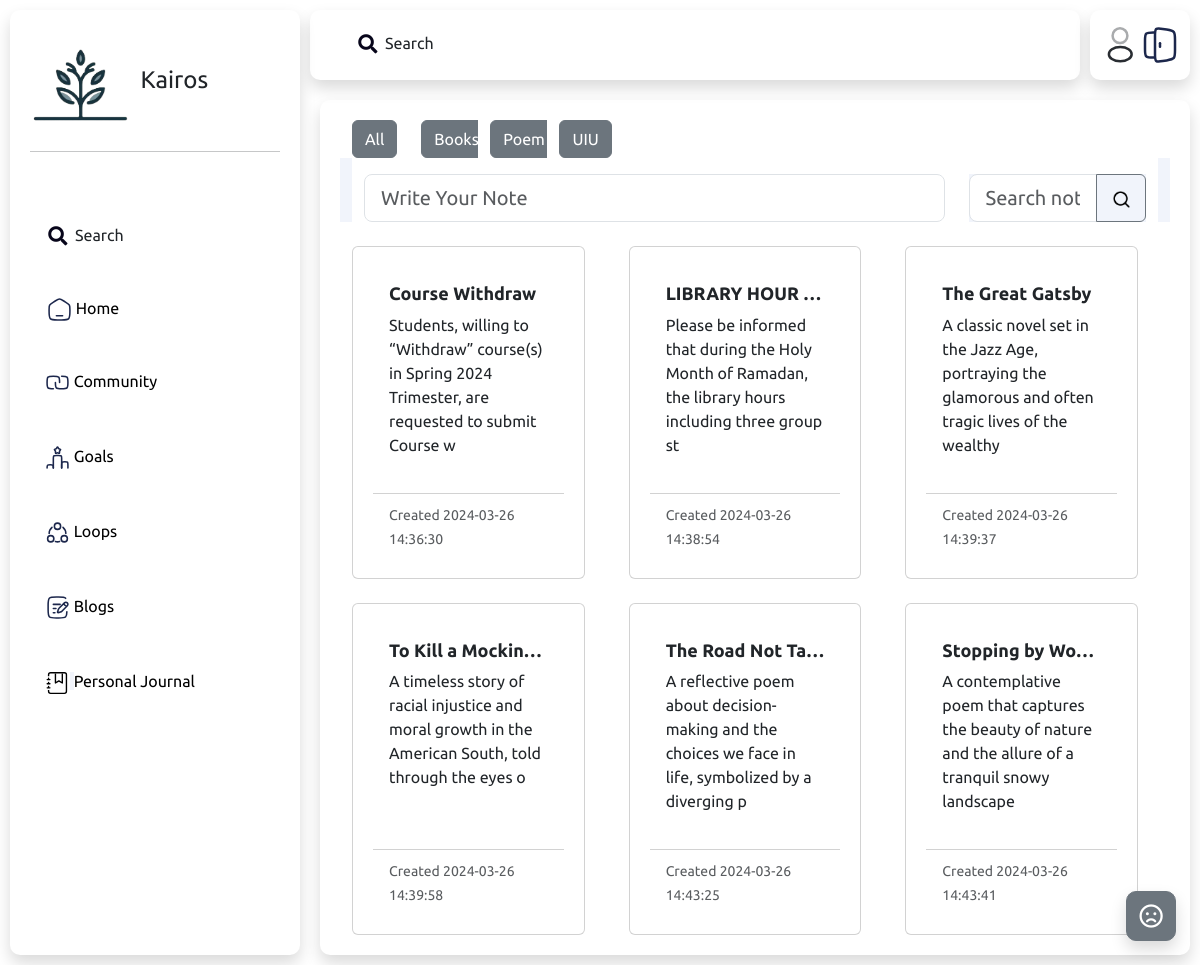
Before: /Dashboard/DashboardMain.php with the older database file.
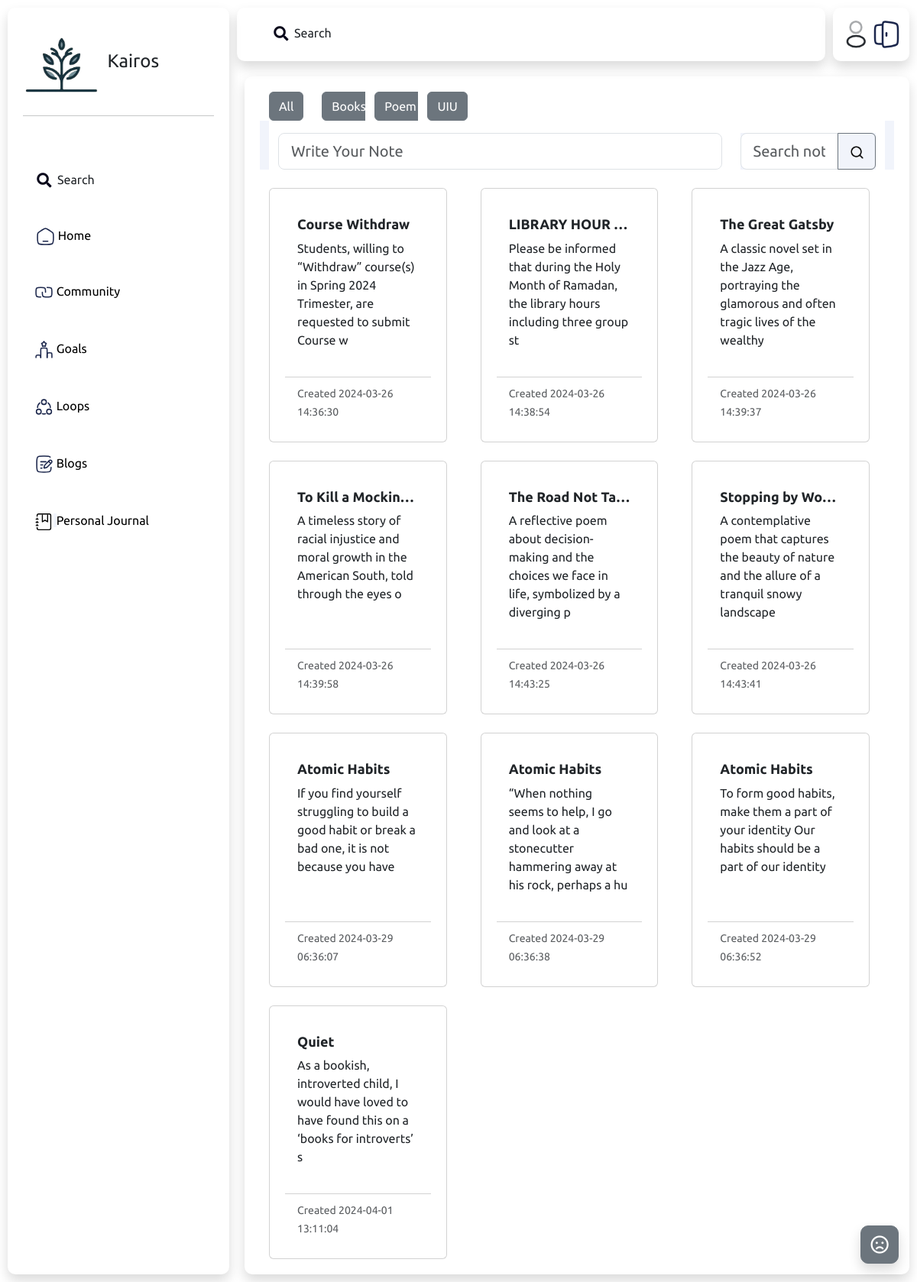
After: the same page with the newer database file.
### tables this page shows
CREATE TABLE `label` (
  `userHandle` varchar(20) NOT NULL,
  `labelName` varchar(20) NOT NULL
);

CREATE TABLE `notes` (
  `userHandle` varchar(20) NOT NULL,
  `title` varchar(50) DEFAULT NULL,
  `details` varchar(5000) DEFAULT NULL,
  `created_at` timestamp NOT NULL DEFAULT current_timestamp(),
  `public` tinyint(1) NOT NULL,
  `admin_approved` tinyint(1) NOT NULL
);

### Dashboard/DashboardMain.php (the view, shortened to what this page needs)
<?php
include('connect_db.php');
$userHandle = mysqli_real_escape_string($conn, 'bijoy123');
$sql = "SELECT l.labelName
        FROM user_info AS uinfo
        INNER JOIN
        label as l
        ON uinfo.userHandle = l.userHandle
        WHERE uinfo.userHandle = '$userHandle'; ";
$resultantLabel =  mysqli_query($conn, $sql);
$labels = mysqli_fetch_all($resultantLabel);
$sql = "SELECT title, details, created_at
        FROM user_info AS uinfo
        INNER JOIN
        notes as n
        ON uinfo.userHandle = n.userHandle
        WHERE uinfo.userHandle = '$userHandle'; ";
$resultantNotes =  mysqli_query($conn, $sql);
$Notes = mysqli_fetch_all($resultantNotes);
?>
<!DOCTYPE html>
<html lang="en">
<head>
    <link href="https://cdn.jsdelivr.net/npm/bootstrap@5.3.3/dist/css/bootstrap.min.css" rel="stylesheet">
    <link rel="stylesheet" href="https://use.fontawesome.com/releases/v5.3.1/css/all.css">
    <link rel="stylesheet" href="../Includes/style.css">
</head>
<body>
    <?php
    include('../Includes/NavBarSecond.php');
    include('../Includes/Sidebar.php');
    include('../Includes/HappyJar.php');
    ?>
    <main class="main bg-white shadow">
        <div class="container">
            <div class="row bg-white">
                <div class="col-lg-1 bg-white" style="      position: sticky;      z-index: 1000;">
                    <button type="submit" class="btn btn-secondary " style="text-color:black" name="add">All</button>
                </div>
                <?php
                foreach ($labels as $label) { ?>
                    <div class="col-lg-1 bg-white" style="      position: sticky;      z-index: 1000;">
                        <button type="submit" class="btn btn-secondary" name="add">
                            <?php echo htmlspecialchars($label[0]); ?>
                        </button>
                    </div>
                <?php } ?>
            </div>
            <div class="container bg-white">
                <div class="row bg-white">
                    <div class="col-lg-9 bg-white" style=" position: sticky;    z-index: 1000; ">
                        <input id="openModalInput" class="form-control form-control-lg mt-3 pt-3 pb-3" type="text" placeholder="Write Your Note" aria-label=".form-control-lg example">
                    </div>
                    <div class="col-lg-3 bg-white" style="      position: sticky;      z-index: 1000;">
                        <div class="input-group mt-3">
                            <input class="form-control form-control-lg pt-3 pb-3 bg-white" type="text" placeholder="Search notes" aria-label=".form-control-lg example">
                            <button class="btn btn-outline-secondary" type="button">
                                <img src="../images/Search-icon.png" class="bg-transparent" alt="Search" style="height: 50%;">
                            </button>
                        </div>
                    </div>
                </div>
            </div>
            <br>
            <div class="block bg-white">
                <div class="">
                    <div class="row row-cols-1 row-cols-md-3 g-4 bg-white">
                        <?php
                        foreach ($Notes as $note) { ?>
                            <div class="col bg-white">
                                <div class="card h-100 bg-white" style="transition: transform 0.3s;">
                                    <div class="card-body bg-white">
                                        <h5 class="card-title bg-white">
                                            <?php
                                            echo htmlspecialchars($note[0]);
                                            ?>
                                        </h5>
                                        <p class="card-text">
                                            <?php
                                            echo htmlspecialchars($note[1]);
                                            ?>
                                        </p>
                                    </div>
                                    <div class="card-footer bg-white">
                                        <small class="text-muted bg-white">Created
                                            <?php
                                            echo htmlspecialchars($note[2]);
                                            ?>
                                        </small>
                                    </div>
                                </div>
                            </div>
                        <?php } ?>
                    </div>
                </div>
            </div>
        </div>
    </main>
</body>
</html>

Changed rows visible on the page:
added notes: title "Atomic Habits", details "If you find yourself struggling to build a good habit or break a bad one, it is not because you have", created_at "2024-03-29 06:36:07"
added notes: title "Atomic Habits", details "“When nothing seems to help, I go and look at a stonecutter hammering away at his rock, perhaps a hu", created_at "2024-03-29 06:36:38"
added notes: title "Atomic Habits", details "To form good habits, make them a part of your identity Our habits should be a part of our identity", created_at "2024-03-29 06:36:52"
added notes: title "Quiet", details "As a bookish, introverted child, I would have loved to have found this on a ‘books for introverts’ s", created_at "2024-04-01 13:11:04"
